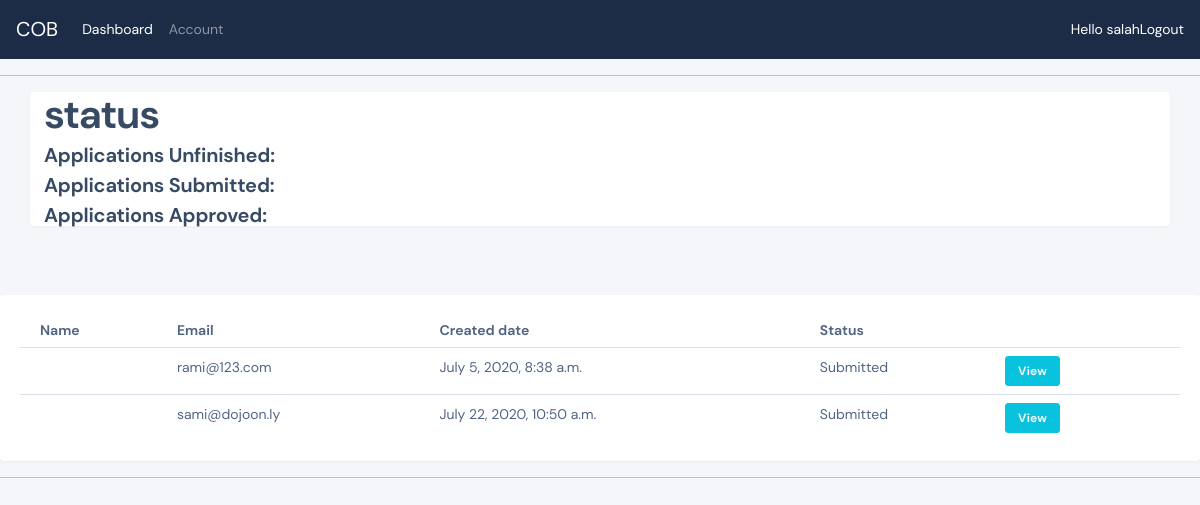
The app's page / (signed in) with its own data.
### accounts/models.py (models this page shows, shortened)
class NewAccountData(models.Model):
    STATUS = (
        ('not Started', 'not Started'),
        ('Approved', 'Approved'),
        ('Submitted', 'Submitted'),
        ('Please Revise', 'Please Revise'),
        ('Unfinished', 'Unfinished'),
    )
    GENDER = (
        ('Male', 'Male'),
        ('Female', 'Female'),
    )
    SALARY = (
        ('Under 12,000 per year', 'Under 12,000 per year'),
        ('From 12,000 to 25,000 per year', 'From 12,000 to 25,000 per year'),
        ('From 25,000 to 35,000 per year', 'From 25,000 to 35,000 per year'),
        ('From 35,000 to 50,000 per year', 'From 35,000 to 55,000 per year'),
        ('Above 50,000 per year', 'Above 50,000 per year'),
    )
    user = models.OneToOneField(User, blank=True, null=True, on_delete=models.CASCADE)
    First_Name_Arabic = models.CharField(max_length=40, blank=True, null=True)
    Middle_Name_Arabic = models.CharField(max_length=40, blank=True, null=True)
    Last_Name_Arabic = models.CharField(max_length=40, blank=True, null=True)
    First_Name_English = models.CharField(max_length=40, blank=True, null=True)
    Middle_Name_English = models.CharField(max_length=40, blank=True, null=True)
    Last_Name_English = models.CharField(max_length=40, blank=True, null=True)
    Birth_dt = models.DateField(blank=True, null=True)
    PlaceOFBirth = models.CharField(max_length=40, blank=True, null=True)
    Gender = models.CharField(max_length=20, blank=True, null=True, choices=GENDER)
    MartialStatus = models.CharField(max_length=40, blank=True, null=True)
    Home_Address = models.CharField(max_length=40, blank=True,null=True)
    City = models.CharField(max_length=40, default='Tripoli')
    Country = models.CharField(max_length=40, default='Libya')
    Nationality = models.CharField(max_length=40, default='Libyan')
    CountryOfBirth = models.CharField(max_length=40, default='Libya')
    date_Created = models.DateTimeField(auto_now_add=True, blank=True, null=True)
    Email = models.EmailField(max_length=100, blank=True, null=True, unique=True, validators=[validate_email])
    EmployerName = models.CharField(max_length=100, blank=True, null=True)
    Position = models.CharField(max_length=100, blank=True, null=True)
    EmployerSector = models.CharField(max_length=40, blank=True, null=True)
    Salary = models.CharField(max_length=50, blank=True, null=True, choices=SALARY)
    Nationality = models.CharField(max_length=200, blank=True, null=True)
    PhoneNumber1 = models.CharField(
        max_length=100,
        blank=True, null=True,
        unique=True,
        validators=[RegexValidator(
            regex= r'^2189[12456]{1}[0-9]{7}',
            message='incorrect  phone number',
        ),
            ])
    PhoneNumber2 = models.CharField(max_length=100, blank=True, null=True)
    PassportNo = models.CharField(max_length=15, unique=True, blank=True, null=True)
    PassportIssueDate = models.DateField(max_length=40, blank=True, null=True)
    PassportExpiryDate = models.DateField(max_length=40, blank=True, null=True)
    PassportIssueAuthority = models.CharField(max_length=40, blank=True, null=True)
    Nid = models.CharField(
        max_length=11,
        unique=True,
        blank=True, null=True,
        validators=[RegexValidator(
            regex=r'(^1|^2)(19[56789]{1}\d|20[0]\d)[0-9]{6}$',
            message='incorrect  National ID number',
            ),
        ])
    Birth_certificate = models.FileField(upload_to='embark/application_uploads', blank=True, null=True)
    Passport_copy = models.FileField(upload_to='embark/application_uploads', blank=True, null=True)
    Employer_statement = models.FileField(upload_to='embark/application_uploads', blank=True, null=True)
    Personal_pic = models.ImageField(default="default.jpg" ,null=True, blank=True)
    Residence_permit = models.FileField(upload_to='embark/application_uploads',blank=True, null=True)
    VisaNo = models.CharField(max_length=20, unique=True, blank=True, null=True)
    VisaExpiry = models.DateField(max_length=20, blank=True, null=True)
    status = models.CharField(max_length=40, blank=True, null=True, choices=STATUS)

### accounts/decorators.py (the view)
        def wrapper_func(request,*args,**kwargs):
            group = None
            if request.user.groups.exists():
                group = request.user.groups.all()[0].name
            if group in allowed_roles:
                return view_func(request, *args, **kwargs)
            else:
                return HttpResponse('unauthorized')

### accounts/views.py (called while the page is built)
@login_required(login_url='login')
@allowd_users(allowed_roles=['admin'])
def home(request):
    applications = NewAccountData.objects.filter(status='Submitted')
    return render(request, 'accounts/dashboard.html', {'list': applications})

### templates/accounts/dashboard.html
{%extends 'main.html'%}
{%block content%}
{%include 'status.html'%}
<br><br><br>
<div class="card card-body">
<table class = "table">
    <thead class = "thead-inverse">
    <tr>
        <th>Name</th>
        <th>Email</th>
        <th>Created date</th>
        <th>Status</th>
        <th></th>
    </tr>
    </thead>
    <tbody>
    {% for i in list%}
    <tr>
        <td>{{i.user.name}}</td>
        <td>{{i.user.email}}</td>
        <td>{{i.date_Created}}</td>
        <td>{{i.status}}</td>
        <td><a class="btn btn-sm btn-info" href="{% url 'view_application' i.id %}">View</a> </td>
    </tr>
    {% endfor %}
    </tbody>
</table>
            </div>
{%endblock%}

### templates/navbar.html (shortened to what this page needs)
<nav class="navbar navbar-expand-lg navbar-dark bg-dark">
    <a class="navbar-brand" href="{% url 'user-page' %}">COB</a>
  <div class="collapse navbar-collapse" id="navbarNavAltMarkup">
    <div class="navbar-nav">
      {% if request.user.is_staff%}
      <a class="nav-item nav-link active" href="{% url 'home' %}">Dashboard </a>
      <a class="nav-item nav-link" href="#">Account</a>
      {%endif%}
    </div>
  </div>
  <span style="color:white;">Hello {{request.user}}</span>
  <a style="color:white;" href="{%url 'logout' %}">Logout</a>
</nav>
<hr>

### records on screen
NewAccountData: user.email "rami@123.com", date_Created "July 5, 2020, 8:38 a.m.", status "Submitted"
NewAccountData: user.email "sami@dojoon.ly", date_Created "July 22, 2020, 10:50 a.m.", status "Submitted"

### other values on screen
{{ request.user }} "salah"
